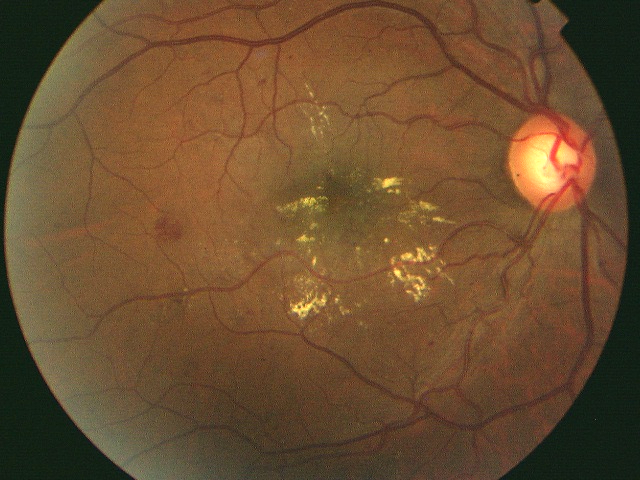
%> input picture Practicas/Practica3_Manipulacion_Contraste/Color1.bmp, 640 x 480 px
$ octave Practica_3_tercera_parte.m   (GNU Octave 9; MATLAB toolbox functions it lacks are replaced by stand-ins)
%> lines starting %> are read from the running program, lines starting %| are printed output that depends on the picture
% Ejercicio 13
% -------------------------------------------------------------------------
color1 = imread('Color1.bmp');
%> color1 is the input picture: size 480x640x3 uint8; mean R, G, B 108, 78.4, 48.3
color2 = imread('Color2.bmp');
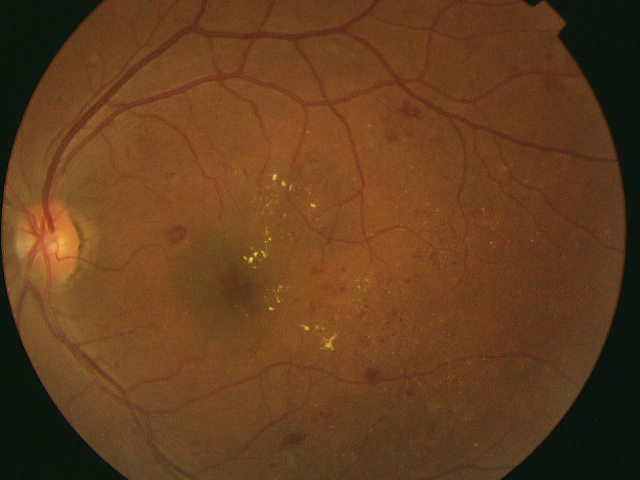
%> input picture Practicas/Practica3_Manipulacion_Contraste/Color2.bmp, 640 x 480 px
%> color2 is the input picture: size 480x640x3 uint8; mean R, G, B 100.9, 62.4, 30.5
color3 = imread('Color3.bmp');
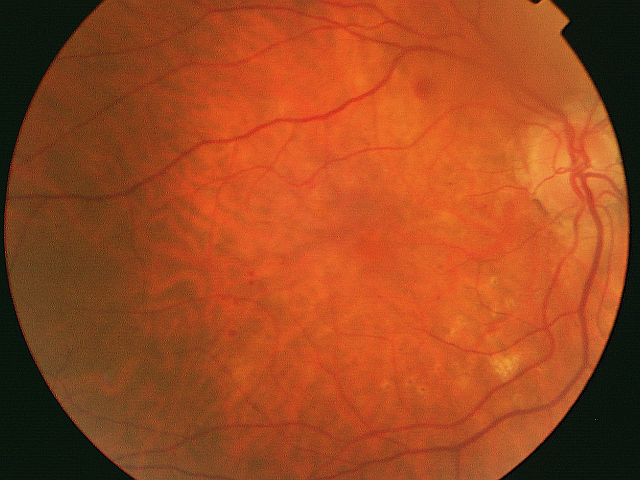
%> input picture Practicas/Practica3_Manipulacion_Contraste/Color3.bmp, 640 x 480 px
%> color3 is the input picture: size 480x640x3 uint8; mean R, G, B 158.6, 72.8, 32.3
color4 = imread('Color4.bmp');
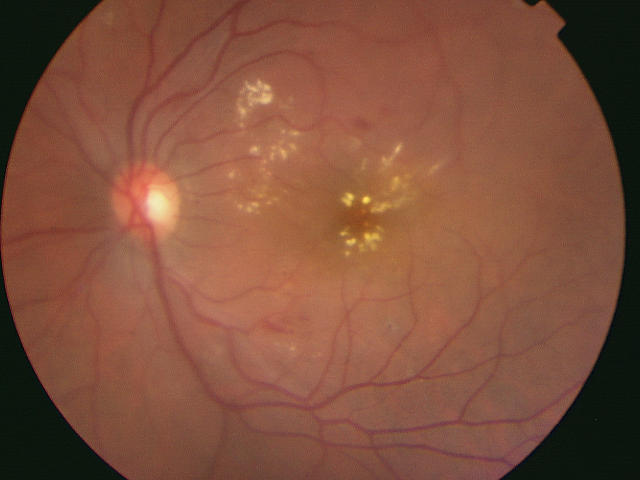
%> input picture Practicas/Practica3_Manipulacion_Contraste/Color4.bmp, 640 x 480 px
%> color4 is the input picture: size 480x640x3 uint8; mean R, G, B 128.5, 80.8, 60.7
colorPatron = imread('ColorPatron.bmp');
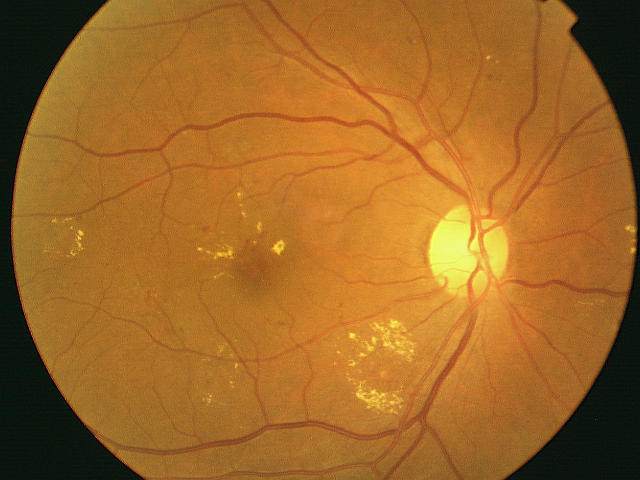
%> input picture Practicas/Practica3_Manipulacion_Contraste/ColorPatron.bmp, 640 x 480 px
%> colorPatron is the input picture: size 480x640x3 uint8; mean R, G, B 158.9, 103.5, 38.6

% Extraer componentes RGB de la imagen ColorPatron
patronR = colorPatron(:,:,1);
patronG = colorPatron(:,:,2);
patronB = colorPatron(:,:,3);
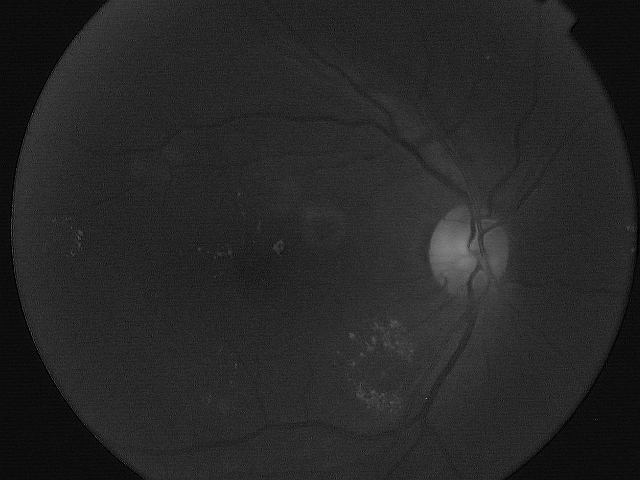
%> patronB: size 480x640 uint8; min 0, max 178, mean 38.6

histogramaPatronR = imhist(patronR);
%> histogramaPatronR = 256 values, max 6164 at index 168, min 6 at index 39, mean 1200
histogramaPatronG = imhist(patronG);
%> histogramaPatronG = 256 values, max 9640 at index 111, min 6 at index 255, mean 1200
histogramaPatronB = imhist(patronB);
%> histogramaPatronB = 256 values, max 14978 at index 41, min 0 at index 137, mean 1200

%figure, imhist(patronR);
%title("patron R");

%figure, imhist(patronG);
%title("patron G");

%figure, imhist(patronB);
%title("patron B");

% Si nos fijamos en los histogramas de cada color de la imagen
% ColorPatron.bmp observamos que para cada uno, donde existe
% una mayor concentracion de valores es donde se encuentran
% los pixeles correspondientes a la retina, ya que ocupan
% la mayor parte de la imagen, además observandose que están
% alejados del 0 que es el negro absoluto, esa parte del
% histograma es la que se debe eliminar para solo utilizar
% la información de la retina, ya que corresponde a los bordes.

% Para el color rojo solo se tendran en cuenta los valores más
% allá del 100
histogamaRecortadoPatronR = zeros(256, 1);
histogamaRecortadoPatronR(100:256) = histogramaPatronR(100:256);
%figure, plot(histrogamaRecortadoPatronR);

% Para el color verde aquellos más allá del 50
histogamaRecortadoPatronG = zeros(256, 1);
histogamaRecortadoPatronG(50:256) = histogramaPatronG(50:256);

% Para el color azul aquellos más allá del 20
histogamaRecortadoPatronB = zeros(256, 1);
histogamaRecortadoPatronB(20:256) = histogramaPatronB(20:256);

% Aplicar la ecualización de histograma a cada
% componente de las imágenes Color1, Color2, Color3
% y Color4
[filasC1, columnasC1, dimensionesC1] = size(color1);
%> filasC1 = 480; columnasC1 = 640; dimensionesC1 = 3
color1Equalizado = zeros(filasC1, columnasC1, dimensionesC1, "uint8");

color1EqualizadoR = histeq(color1(:, :, 1), histogamaRecortadoPatronR);
color1EqualizadoG = histeq(color1(:, :, 2), histogamaRecortadoPatronG);
color1EqualizadoB = histeq(color1(:, :, 3), histogamaRecortadoPatronB);

color1Equalizado(:, :, 1) = color1EqualizadoR;
color1Equalizado(:, :, 2) = color1EqualizadoG;
color1Equalizado(:, :, 3) = color1EqualizadoB;

[filasC2, columnasC2, dimensionesC2] = size(color2);
%> filasC2 = 480; columnasC2 = 640; dimensionesC2 = 3
color2Equalizado = zeros(filasC2, columnasC2, dimensionesC2, "uint8");

color2EqualizadoR = histeq(color2(:, :, 1), histogamaRecortadoPatronR);
color2EqualizadoG = histeq(color2(:, :, 2), histogamaRecortadoPatronG);
color2EqualizadoB = histeq(color2(:, :, 3), histogamaRecortadoPatronB);

color2Equalizado(:, :, 1) = color2EqualizadoR;
color2Equalizado(:, :, 2) = color2EqualizadoG;
color2Equalizado(:, :, 3) = color2EqualizadoB;

[filasC3, columnasC3, dimensionesC3] = size(color3);
%> filasC3 = 480; columnasC3 = 640; dimensionesC3 = 3
color3Equalizado = zeros(filasC3, columnasC3, dimensionesC3, "uint8");

color3EqualizadoR = histeq(color3(:, :, 1), histogamaRecortadoPatronR);
color3EqualizadoG = histeq(color3(:, :, 2), histogamaRecortadoPatronG);
color3EqualizadoB = histeq(color3(:, :, 3), histogamaRecortadoPatronB);

color3Equalizado(:, :, 1) = color3EqualizadoR;
color3Equalizado(:, :, 2) = color3EqualizadoG;
color3Equalizado(:, :, 3) = color3EqualizadoB;

[filasC4, columnasC4, dimensionesC4] = size(color4);
%> filasC4 = 480; columnasC4 = 640; dimensionesC4 = 3
color4Equalizado = zeros(filasC4, columnasC4, dimensionesC4, "uint8");

color4EqualizadoR = histeq(color4(:, :, 1), histogamaRecortadoPatronR);
color4EqualizadoG = histeq(color4(:, :, 2), histogamaRecortadoPatronG);
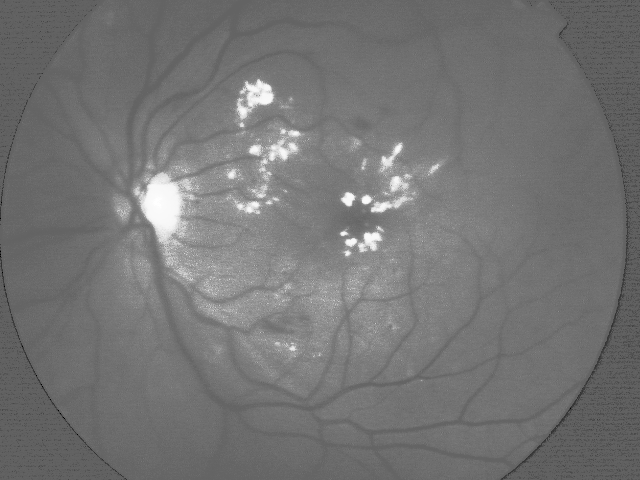
%> color4EqualizadoG: size 480x640 uint8; min 0, max 255, mean 116.3
color4EqualizadoB = histeq(color4(:, :, 3), histogamaRecortadoPatronB);

color4Equalizado(:, :, 1) = color4EqualizadoR;
color4Equalizado(:, :, 2) = color4EqualizadoG;
color4Equalizado(:, :, 3) = color4EqualizadoB;

% Mostrar las imágenes resultantes
figure;
subplot(2, 2, 1); imshow(color1Equalizado); title('Color1 ecualizado');
subplot(2, 2, 2); imshow(color2Equalizado); title('Color2 ecualizado');
subplot(2, 2, 3); imshow(color3Equalizado); title('Color3 ecualizado');
subplot(2, 2, 4); imshow(color4Equalizado); title('Color4 ecualizado');

% Ejercicio 14
% -------------------------------------------------------------------------

figure;
subplot(3, 1, 1);
plot(histogramaPatronR, 'r'); hold on;
plot(histogramaPatronG, 'g');
plot(histogramaPatronB, 'b');
title('Histogramas de la imagen patrón');
legend('Rojo', 'Verde', 'Azul');

subplot(3, 2, 3);
plot(imhist(color1(:, :, 1)), 'r'); hold on;
plot(imhist(color1(:, :, 2)), 'g');
plot(imhist(color1(:, :, 3)), 'b');
title('Histogramas de la imagen color 1');
legend('Rojo', 'Verde', 'Azul');

subplot(3, 2, 4);
plot(imhist(color2(:, :, 1)), 'r'); hold on;
plot(imhist(color2(:, :, 2)), 'g');
plot(imhist(color2(:, :, 3)), 'b');
title('Histogramas de la imagen color 2');
legend('Rojo', 'Verde', 'Azul');

subplot(3, 2, 5);
plot(imhist(color3(:, :, 1)), 'r'); hold on;
plot(imhist(color3(:, :, 2)), 'g');
plot(imhist(color3(:, :, 3)), 'b');
title('Histogramas de la imagen color 3');
legend('Rojo', 'Verde', 'Azul');

subplot(3, 2, 6);
plot(imhist(color4(:, :, 1)), 'r'); hold on;
plot(imhist(color4(:, :, 2)), 'g');
plot(imhist(color4(:, :, 3)), 'b');
title('Histogramas de la imagen color 4');
legend('Rojo', 'Verde', 'Azul');
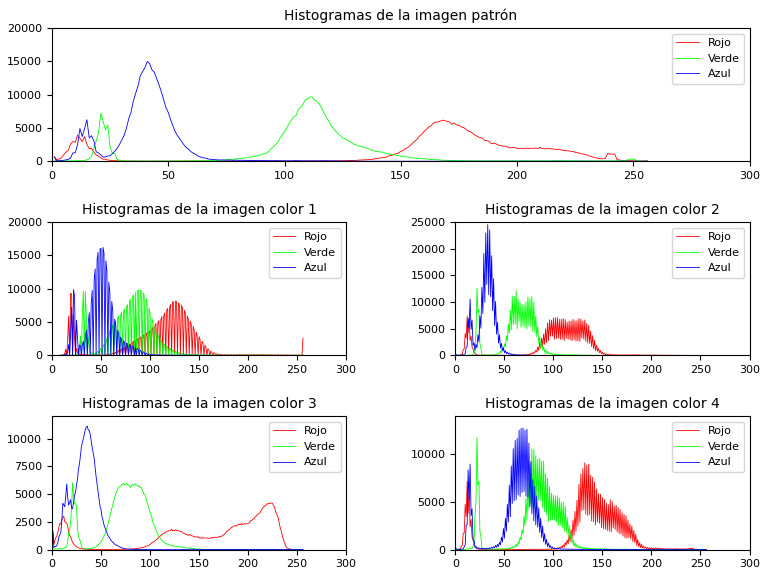
%> figure redrawn from the program's plot data, 5 panels; panel 1: curve peaks at x = 168, y = 6164; panel 1: curve peaks at x = 111, y = 9640; panel 1: curve peaks at x = 41, y = 14978; panel 2: curve peaks at x = 19, y = 9294

% Ejercicio 15
% -------------------------------------------------------------------------
% Se observa como efectivamente todos los histogramas
% de las imágenes resultantes tras la especificación de
% sus histogramas originales se asemejan al de la imagen
% utilizada como patrón.

% Esto ha ayudado a mejorar la uniformidad de los histogramas,
% facilmente observable al visualizarlos.
